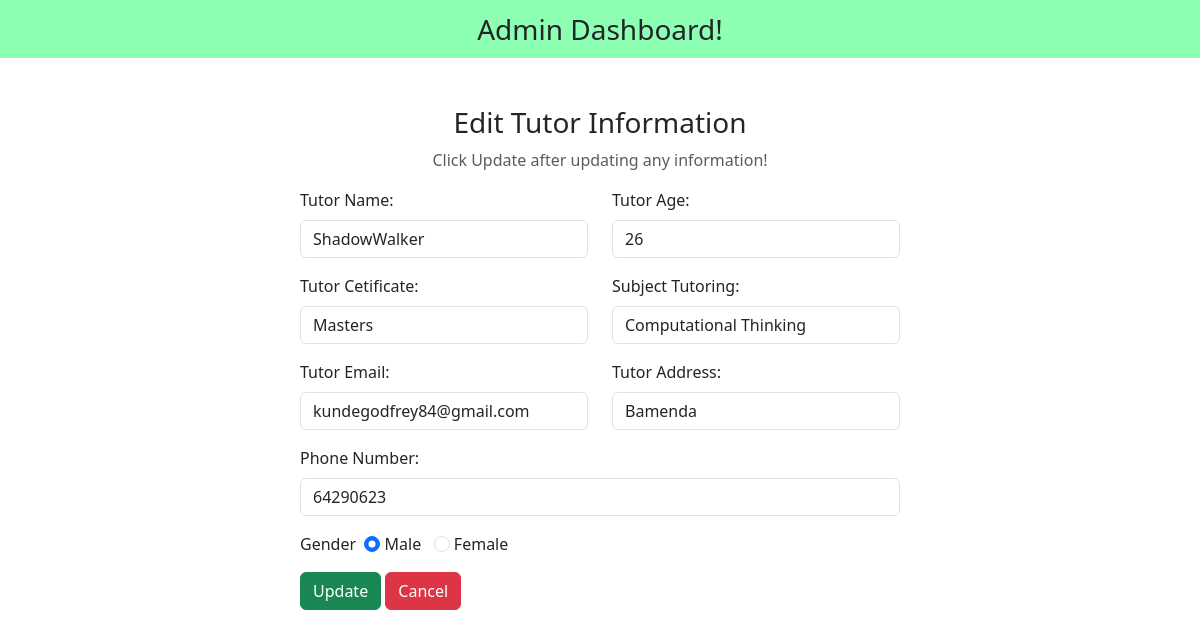
The page /admin/edit_tutor.php?id=1 on the database its author committed.
### tables this page shows
CREATE TABLE `tutor` (
  `tutor_id` int(11) NOT NULL,
  `tutor_name` varchar(30) NOT NULL,
  `age` int(4) NOT NULL,
  `gender` tinytext NOT NULL,
  `certificate` varchar(256) NOT NULL,
  `subject_tutoring` varchar(256) NOT NULL,
  `tutor_phone` int(13) NOT NULL,
  `tutor_email` varchar(256) NOT NULL,
  `tutor_address` varchar(256) NOT NULL,
  `tutor_pwd` varchar(256) NOT NULL
);

### admin/edit_tutor.php (the view, shortened to what this page needs)
<?php
include('../includes/databaseconnection.php');
$id = $_GET['id'];
?>
<!DOCTYPE html>
<html>
    <head>
        <link rel="stylesheet" href="https://cdnjs.cloudflare.com/ajax/libs/font-awesome/6.3.0/css/all.min.css" />
        <link href="https://cdn.jsdelivr.net/npm/bootstrap@5.3.0-alpha1/dist/css/bootstrap.min.css" rel="stylesheet">
    </head>
    <body>
        <nav class="navbar navbar-light justify-content-center fs-3 mb-5" style="background-color:#00ff5573;">
            Admin Dashboard!
        </nav>
        <div class="container">
            <div class="text-center" mb-4>
                <h3>Edit Tutor Information</h3>
                <p class="text-muted">Click Update after updating any information!</p>
                <?php
                    $sql = "SELECT * FROM tutor WHERE tutor_id = $id LIMIT 1";
                    $result = mysqli_query($conn,$sql);
                    $row = mysqli_fetch_assoc($result);
                ?>
            </div>
            <div class="container d-flex justify-content-center">
                <form action="" method="post" style="width: 50vw; min-width: 300px;">
                    <div class="row mb-3">
                        <div class="col">
                            <label class ="form-label">Tutor Name:</label>
                            <input type="text" class="form-control" name="tutor_name" value="<?php echo $row['tutor_name']?>">
                        </div>
                        <div class="col">
                            <label class ="form-label">Tutor Age:</label>
                            <input type="text" class="form-control" name="tutor_age" value="<?php echo $row['age']?>">
                        </div>
                    </div>
                    <div class="row mb-3">
                        <div class="col">
                            <label class ="form-label">Tutor Cetificate:</label>
                            <input type="text" class="form-control" name="tutor_certificate" value="<?php echo $row['certificate']?>">
                        </div>
                        <div class="col">
                            <label class ="form-label">Subject Tutoring:</label>
                            <input type="text" class="form-control" name="tutor_subject" value="<?php echo $row['subject_tutoring']?>">
                        </div>
                    </div>
                    <div class="row mb-3">
                        <div class="col">
                            <label class ="form-label">Tutor Email:</label>
                            <input type="text" class="form-control" name="tutor_email" value="<?php echo $row['tutor_email']?>">
                        </div>
                        <div class="col">
                            <label class ="form-label">Tutor Address:</label>
                            <input type="text" class="form-control" name="tutor_address" value="<?php echo $row['tutor_address']?>">
                        </div>
                    </div>
                    <div class="row mb-3">
                        <div class="col">
                            <label class ="form-label">Phone Number:</label>
                            <input type="text" class="form-control" name="tutor_phone" value="<?php echo $row['tutor_phone']?>">
                        </div>
                    </div>
                    <div class="form-group mb-3">
                        <label>Gender</label>&nbsp;
                        <input type="radio" class="form-check-input" name="tutor_gender" id="male" value="male" <?php echo ($row['gender']=='male')?"checked":""; ?>>
                        <label for="male" class="form-input-label">Male</label>
                        <input type="radio" class="form-check-input" name="tutor_gender" id="female" value="female" <?php echo ($row['gender']=='female')?"checked":""; ?>>
                        <label for="female" class="form-input-label">Female</label>
                    </div>
                    <div>
                        <button type="submit" class="btn btn-success" name="submit">Update</button>
                        <a href="dashboard.php?msg=No changes made to Tutor <?php echo $row['tutor_name']?>'s Records!" class="btn btn-danger">Cancel</a>
                    </div>
                </form>
            </div>
        </div>
    </body>
</html>

### rows shown on the page
tutor: tutor_name "ShadowWalker", tutor_age "26", tutor_certificate "Masters", tutor_subject "Computational Thinking", tutor_email "kundegodfrey84@gmail.com", tutor_address "Bamenda", tutor_phone "64290623", gender "☑ Male", gender "☐ Female"
